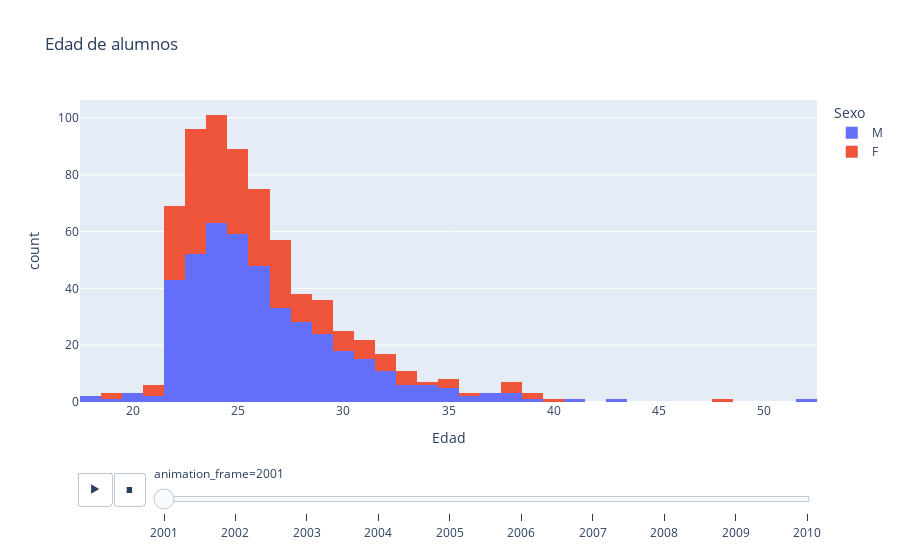

The code cell stored with this chart in its notebook:
### Markdown cell above
### Total de Alumnos X Año de la institucion separado en mujeres y varones

### Code cell
px.histogram(df_ALUCarrera, 
            x="Edad", 
            title='Edad de alumnos',
            color='Sexo',
            animation_frame=df_ALUCarrera['Año_Ingreso'].sort_values())

### Figure 1 — Plotly figure (JSON) as saved in the notebook; plotly's stock layout.template omitted (floating-point values rounded to 4 significant figures; data arrays with more than 128 entries replaced by an {"elided": "..."} marker saying what was removed)
{"data": [{"alignmentgroup": "True", "bingroup": "x", "hovertemplate": "Sexo=M<br>animation_frame=2001<br>Edad=%{x}<br>count=%{y}<extra></extra>", "legendgroup": "M", "marker": {"color": "#636efa", "pattern": {"shape": ""}}, "name": "M", "offsetgroup": "M", "orientation": "v", "showlegend": true, "type": "histogram", "x": {"elided": "431 int values"}, "xaxis": "x", "yaxis": "y"}, {"alignmentgroup": "True", "bingroup": "x", "hovertemplate": "Sexo=F<br>animation_frame=2001<br>Edad=%{x}<br>count=%{y}<extra></extra>", "legendgroup": "F", "marker": {"color": "#EF553B", "pattern": {"shape": ""}}, "name": "F", "offsetgroup": "F", "orientation": "v", "showlegend": true, "type": "histogram", "x": {"elided": "257 int values"}, "xaxis": "x", "yaxis": "y"}], "layout": {"barmode": "relative", "legend": {"title": {"text": "Sexo"}, "tracegroupgap": 0}, "sliders": [{"active": 0, "currentvalue": {"prefix": "animation_frame="}, "len": 0.9, "pad": {"b": 10, "t": 60}, "steps": [{"args": [["2001"], {"frame": {"duration": 0, "redraw": true}, "fromcurrent": true, "mode": "immediate", "transition": {"duration": 0, "easing": "linear"}}], "label": "2001", "method": "animate"}, {"args": [["2002"], {"frame": {"duration": 0, "redraw": true}, "fromcurrent": true, "mode": "immediate", "transition": {"duration": 0, "easing": "linear"}}], "label": "2002", "method": "animate"}, {"args": [["2003"], {"frame": {"duration": 0, "redraw": true}, "fromcurrent": true, "mode": "immediate", "transition": {"duration": 0, "easing": "linear"}}], "label": "2003", "method": "animate"}, {"args": [["2004"], {"frame": {"duration": 0, "redraw": true}, "fromcurrent": true, "mode": "immediate", "transition": {"duration": 0, "easing": "linear"}}], "label": "2004", "method": "animate"}, {"args": [["2005"], {"frame": {"duration": 0, "redraw": true}, "fromcurrent": true, "mode": "immediate", "transition": {"duration": 0, "easing": "linear"}}], "label": "2005", "method": "animate"}, {"args": [["2006"], {"frame": {"duration": 0, "redraw": true}, "fromcurrent": true, "mode": "immediate", "transition": {"duration": 0, "easing": "linear"}}], "label": "2006", "method": "animate"}, {"args": [["2007"], {"frame": {"duration": 0, "redraw": true}, "fromcurrent": true, "mode": "immediate", "transition": {"duration": 0, "easing": "linear"}}], "label": "2007", "method": "animate"}, {"args": [["2008"], {"frame": {"duration": 0, "redraw": true}, "fromcurrent": true, "mode": "immediate", "transition": {"duration": 0, "easing": "linear"}}], "label": "2008", "method": "animate"}, {"args": [["2009"], {"frame": {"duration": 0, "redraw": true}, "fromcurrent": true, "mode": "immediate", "transition": {"duration": 0, "easing": "linear"}}], "label": "2009", "method": "animate"}, {"args": [["2010"], {"frame": {"duration": 0, "redraw": true}, "fromcurrent": true, "mode": "immediate", "transition": {"duration": 0, "easing": "linear"}}], "label": "2010", "method": "animate"}], "x": 0.1, "xanchor": "left", "y": 0, "yanchor": "top"}], "title": {"text": "Edad de alumnos"}, "updatemenus": [{"buttons": [{"args": [null, {"frame": {"duration": 500, "redraw": true}, "fromcurrent": true, "mode": "immediate", "transition": {"duration": 500, "easing": "linear"}}], "label": "&#9654;", "method": "animate"}, {"args": [[null], {"frame": {"duration": 0, "redraw": true}, "fromcurrent": true, "mode": "immediate", "transition": {"duration": 0, "easing": "linear"}}], "label": "&#9724;", "method": "animate"}], "direction": "left", "pad": {"r": 10, "t": 70}, "showactive": false, "type": "buttons", "x": 0.1, "xanchor": "right", "y": 0, "yanchor": "top"}], "xaxis": {"anchor": "y", "domain": [0, 1], "title": {"text": "Edad"}}, "yaxis": {"anchor": "x", "domain": [0, 1], "title": {"text": "count"}}}}
